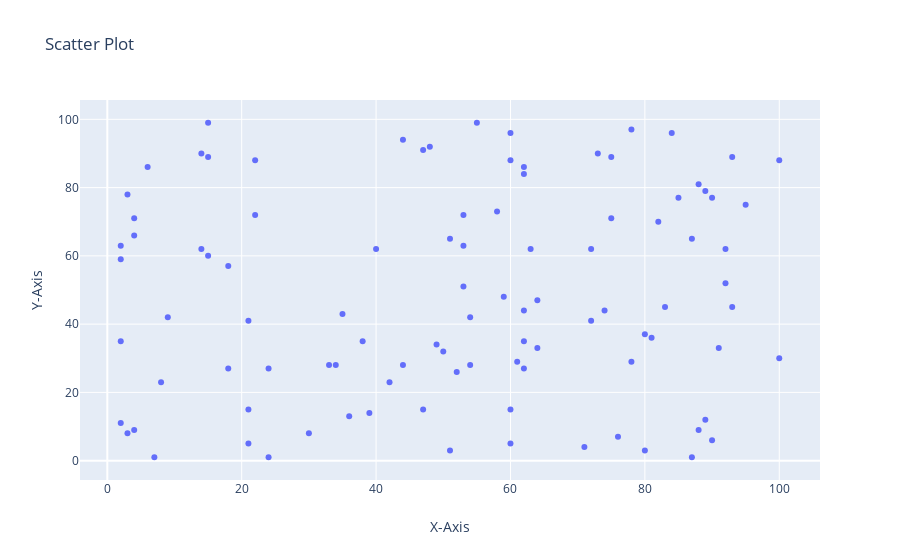

Notebook code cell kept with this figure:
### Code cell
fig

### Figure 1 — Plotly figure (JSON) as saved in the notebook; plotly's stock layout.template omitted (floating-point values rounded to 4 significant figures)
{"data": [{"mode": "markers", "type": "scatter", "x": [52, 93, 15, 72, 61, 21, 83, 87, 75, 75, 88, 100, 24, 3, 22, 53, 2, 88, 30, 38, 2, 64, 60, 21, 33, 76, 58, 22, 89, 49, 91, 59, 42, 92, 60, 80, 15, 62, 62, 47, 62, 51, 55, 64, 3, 51, 7, 21, 73, 39, 18, 4, 89, 60, 14, 9, 90, 53, 2, 84, 92, 60, 71, 44, 8, 47, 35, 78, 81, 36, 50, 4, 2, 6, 54, 4, 54, 93, 63, 18, 90, 44, 34, 74, 62, 100, 14, 95, 48, 15, 72, 78, 87, 62, 40, 85, 80, 82, 53, 24], "y": [26, 89, 60, 41, 29, 15, 45, 65, 89, 71, 9, 88, 1, 8, 88, 63, 11, 81, 8, 35, 35, 33, 5, 41, 28, 7, 73, 72, 12, 34, 33, 48, 23, 62, 88, 37, 99, 44, 86, 91, 35, 65, 99, 47, 78, 3, 1, 5, 90, 14, 27, 9, 79, 15, 90, 42, 77, 51, 63, 96, 52, 96, 4, 94, 23, 15, 43, 29, 36, 13, 32, 71, 59, 86, 28, 66, 42, 45, 62, 57, 6, 28, 28, 44, 84, 30, 62, 75, 92, 89, 62, 97, 1, 27, 62, 77, 3, 70, 72, 27]}], "layout": {"autosize": true, "hovermode": "closest", "title": {"text": "Scatter Plot"}, "xaxis": {"autorange": true, "range": [-4.1, 106.1], "showspikes": false, "title": {"text": "X-Axis"}, "type": "linear"}, "yaxis": {"autorange": true, "range": [-6.178, 106.2], "showspikes": false, "title": {"text": "Y-Axis"}, "type": "linear"}}}
